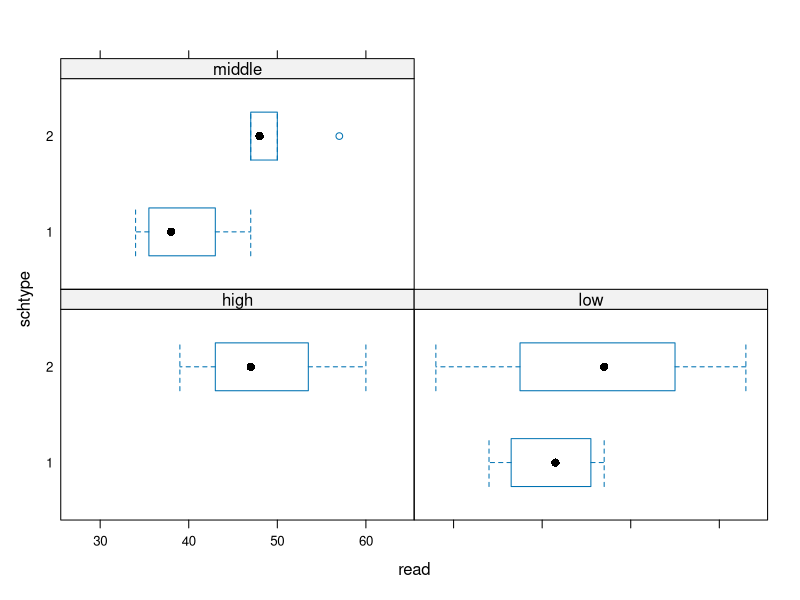
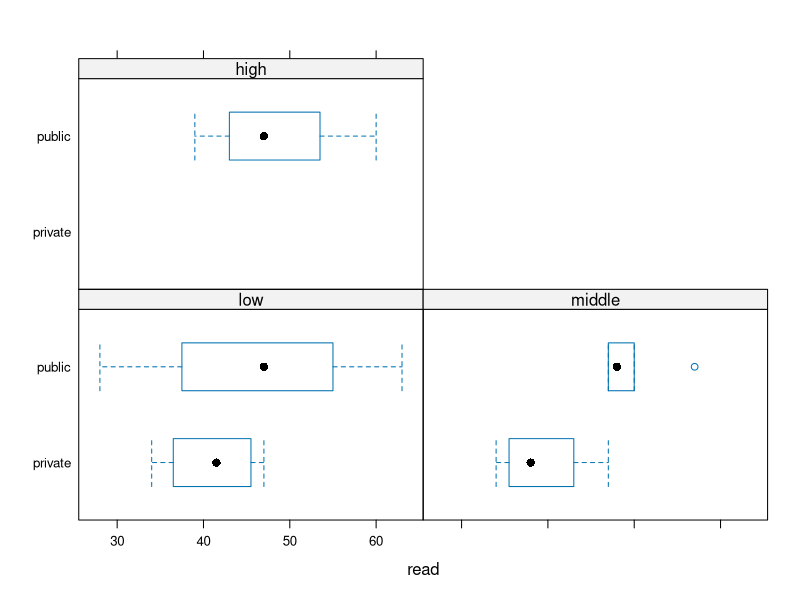

Write R code to recreate these figures, in order.
##############################
#####   FACTOR VARIABLES #####
##############################
# Terminologies
# Generate numeric vector
# Generate factor vector
# Generate character (string) vector
# Create unordered factor vector
# Order factors alphabetically
# Adding and dropping levels from factor variables
# Drop a level 
# Combining factor variables into data frame
# Find total number of rows in a dataset
# Visualise using table and bwplot



######## TERMINOLOGIES #########
# Factor variables used in statistical modelling
# Storing string variables as factor is memory efficient
# levels argument determines the categories
# labels argument determines the labels of the categories
# exclude argument defines which levels will be classified as NA

# Generate numeric vector
set.seed(124)
schtype <- sample(0:1, 20, replace=T)
?sample
schtype
is.factor(schtype)
is.numeric(schtype)

# Generate a factor vector
schtype.f <- factor(schtype, labels = c("private", "public"))
schtype.f
is.factor(schtype.f)

# Generate string vector
ses <- c("low", "middle", "low", "low", "low", "low", "middle", "low",
         "middle", "middle", "middle", "middle", "middle", "high", "high",
         "low", "middle", "middle", "low", "high")
is.factor(ses)
is.character(ses)

# Create unordered factor vector 
ses.f.bad.order <- factor(ses)
is.factor(ses.f.bad.order)
levels(ses.f.bad.order)

# Order factors alphabetically
ses.f <- factor(ses, levels=c("low", "middle", "high"))
is.factor(ses.f)
levels(ses.f)

# creating ordered factor variables
ses.order <- ordered(ses, levels = c("low", "middle", "high"))
ses
ses.order
is.factor(ses.order)


# adding and dropping levels in factor variables
ses.f[21] <- "very.high"
ses.f
# the above changed high to NA

# to fix this
ses.f <- factor(ses.f, levels= c(levels(ses.f), "very.high"))
ses.f[21] <- "very.high"
ses.f
levels(ses.f)

# dropping a level
# remove all the allments within the level
# redeclare
ses.f.new <- ses.f[ses.f != "very.high"]
ses.f.new
ses.f.new <- factor(ses.f.new)
ses.f.new

ses.f <- ses.f.new
read <- c(34, 39, 63, 44, 47, 47, 57, 39, 48, 47, 34, 37, 47, 47, 39, 47, 47, 50, 28, 60)

# Combine factor variables into data frame
combo <- data.frame(schtype, schtype.f, ses, ses.f, read)
combo

# Find total number of rows in a dataset
sum(complete.cases(ses.f))


# Visualise using Table and bwplot
# tables are much easier when using factor
table(ses, schtype)
table(ses.f.new, schtype.f)

# graphics are another benefits for factor variables
library(lattice)
bwplot(schtype ~ read | ses, data = combo, layout = c(2, 2))
bwplot(schtype.f ~ read | ses.f, data = combo, layout = c(2, 2))
